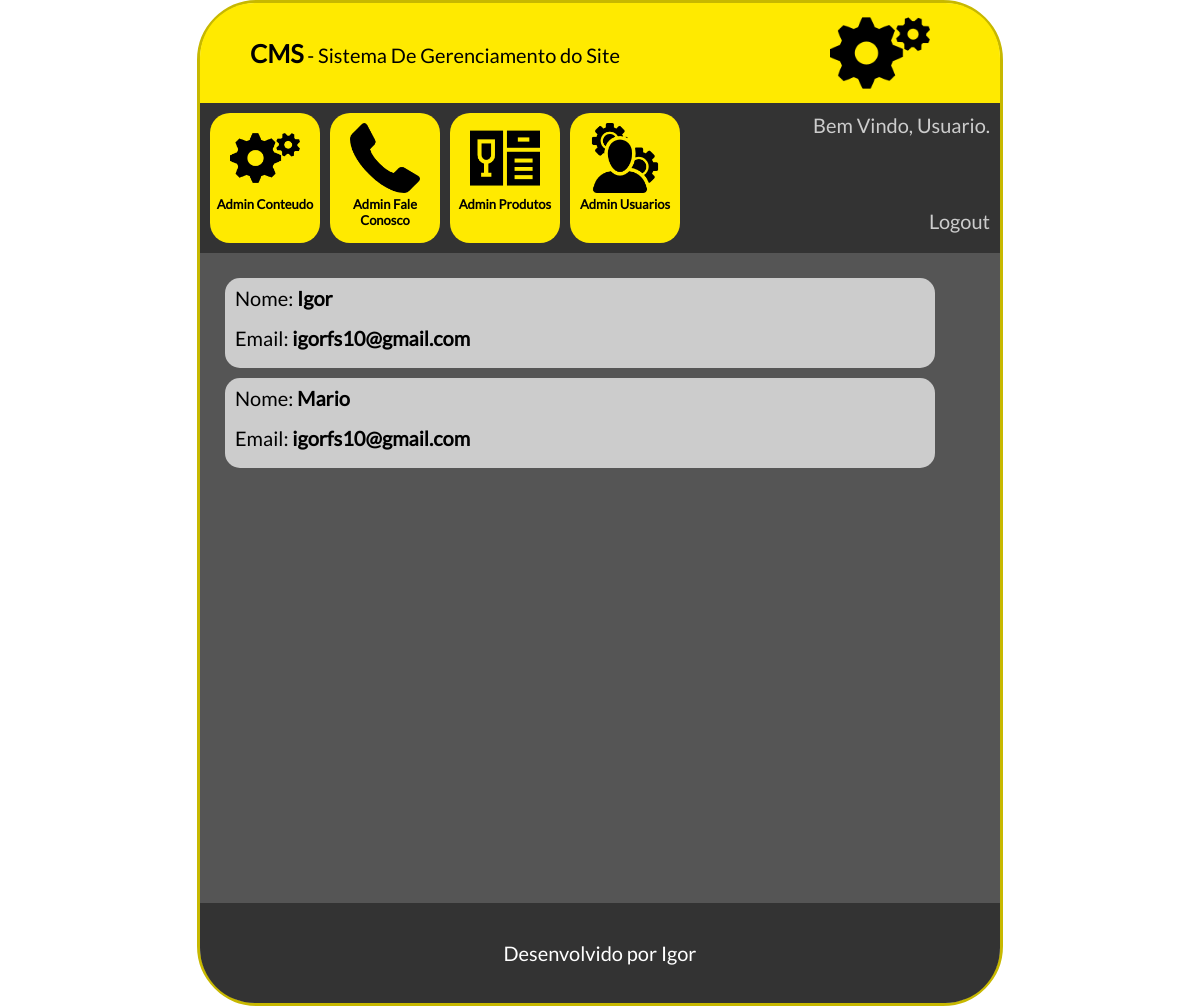
The app's page /cms/faleconosco.php, older data.
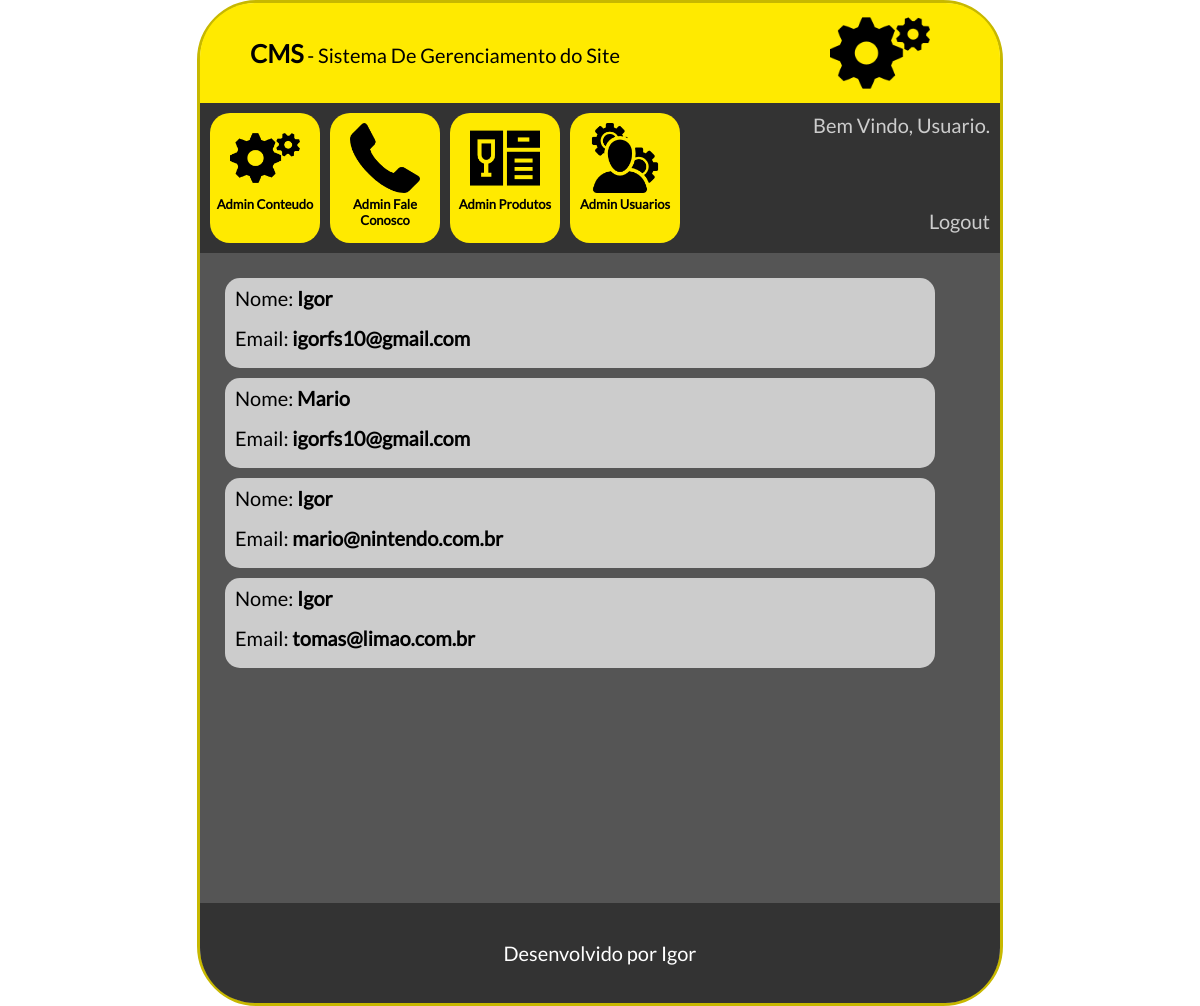
The same page, newer data.
### tables this page shows
CREATE TABLE `tbl_contatos` (
  `id` int(11) NOT NULL AUTO_INCREMENT,
  `nome` varchar(100) NOT NULL,
  `telefone` varchar(15) DEFAULT NULL,
  `celular` varchar(15) DEFAULT NULL,
  `email` varchar(100) DEFAULT NULL,
  `homepage` varchar(100) DEFAULT NULL,
  `facebook` varchar(100) DEFAULT NULL,
  `sugestao` varchar(255) DEFAULT NULL,
  `informacao` varchar(255) DEFAULT NULL,
  `sexo` varchar(2) DEFAULT NULL,
  `profissao` varchar(100) DEFAULT NULL,
  PRIMARY KEY (`id`)
);

### cms/conexao.php (called while the page is built)
<?php
    function conexaoDb(){
        $host = "localhost";
        $database = "db_banca";
        $user = "root";
        $password = "bcd127";
        if(!$conexao = mysqli_connect($host,$user,$password,$database)){
            echo('Erro na conexão com o Banco de Dados');
        }
        return $conexao;
    }
?>

### cms/db.php (called while the page is built, shortened)
<?php
    include_once "conexao.php";
    function selectBanco(){
        $sql = "SELECT * from tbl_contatos";
        return mysqli_query(conexaoDb(), $sql);
    }
?>

### cms/faleconosco.php (the view, shortened to what this page needs)
<?php
    include_once "db.php";
    $select = selectBanco();
?>
<!doctype html>
<html lang="pt-br">
	<head>
        <link rel="stylesheet" type="text/css" href="css/style.css">
	</head>
	<body>
        <main id="caixaPrincipal">
            <div id="caixaLogo">
                <span class="textoGrande">CMS</span> - Sistema De Gerenciamento do Site
                <div id="logo"><img src="icones/config.png"></div>
            </div>
            <div id="caixaOpcoes">
                <a href="index.php">
                    <div class="caixaItem">
                        <img src="icones/config.png"><br>
                        Admin Conteudo
                    </div>
                </a>
                <a href="faleconosco.php">
                    <div class="caixaItem">
                        <img src="icones/contato.png"><br>
                        Admin Fale Conosco
                    </div>
                </a>
                <a href="produtos.php">
                    <div class="caixaItem">
                        <img src="icones/produtos.png"><br>
                        Admin Produtos
                    </div>
                </a>
                <a href="usuarios.php">
                    <div class="caixaItem">
                        <img src="icones/admin.png"><br>
                        Admin Usuarios
                    </div>
                </a>
                <div id="caixaUsuario">
                    Bem Vindo, Usuario.<br><br><br><br>
                    Logout
                </div>
            </div>
            <div id="caixaConteudo">
                <div class=caixaContato>
                    <?php
                    while($rsContatos = mysqli_fetch_array($select)){
                    ?>
                    <div class="contato">
                        Nome: <span class="textoNegrito"><?php echo($rsContatos['nome'])?></span>
                        <br>
                        Email: <span class="textoNegrito"><?php echo($rsContatos['email'])?></span>
                    </div>
                      <?php } ?>
                </div>
            </div>
            <footer id="rodape">
                Desenvolvido por Igor
            </footer>
        </main>
    </body>
</html>

Row changes from the older to the newer data that the page shows:
added tbl_contatos: nome "Igor", email "mario@nintendo.com.br"
added tbl_contatos: nome "Igor", email "tomas@limao.com.br"
